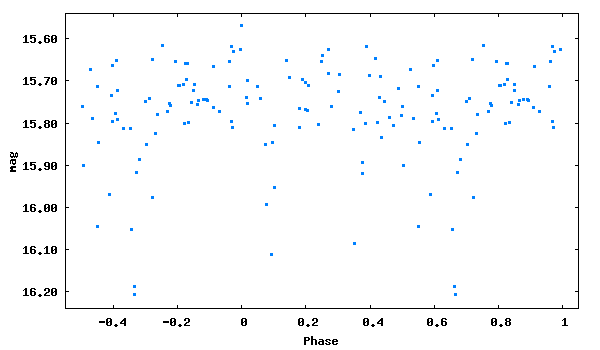

Write the gnuplot code that produced this figure.
set term png size 600,350 medium
set colors classic
set output 'phase_lc_8.png'
set xlabel 'Phase'
set ylabel 'mag'
#set title 'JDmax = 2450371.33000 + 0.1084045 x E'
set format y '%5.2f'
plot [-0.55:1.05][16.24:15.54] "phase_lc_8.dat" linecolor 3 pointtype 5 pointsize 0.3 title ""
